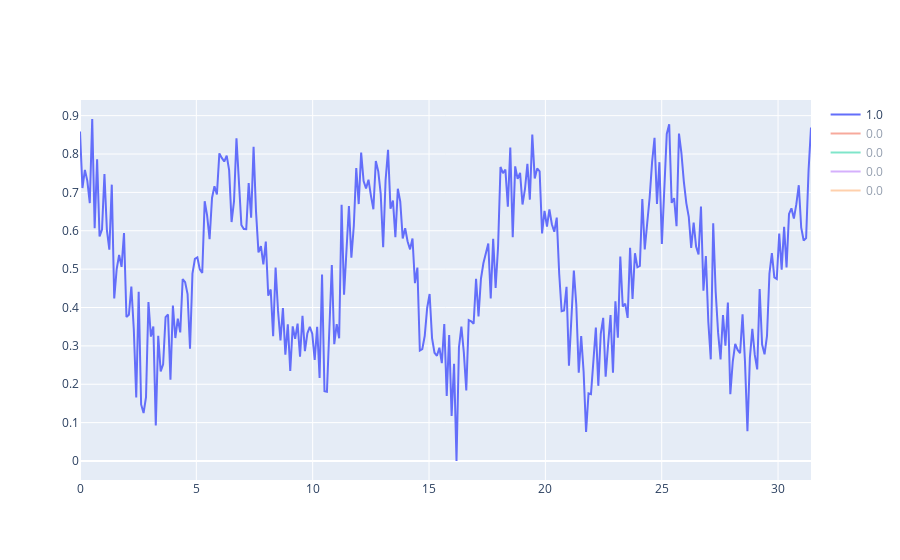

The cell this chart's notebook holds for it:
### Code cell
fig = go.Figure()

for i in range(0,5):
    fig.add_trace(go.Scatter(x=x, y=signals[i,:],
                        mode='lines',
                        name=signals[i,-1]))

fig.show()
#print(signals[1,:])

### Figure 1 — Plotly figure (JSON) as saved in the notebook; plotly's stock layout.template omitted (floating-point values rounded to 4 significant figures; data arrays with more than 128 entries replaced by an {"elided": "..."} marker saying what was removed)
{"data": [{"mode": "lines", "name": "1.0", "type": "scatter", "x": {"elided": "300 float values"}, "y": {"elided": "301 float values"}}, {"mode": "lines", "name": "0.0", "type": "scatter", "visible": "legendonly", "x": {"elided": "300 float values"}, "y": {"elided": "301 float values"}}, {"mode": "lines", "name": "0.0", "type": "scatter", "visible": "legendonly", "x": {"elided": "300 float values"}, "y": {"elided": "301 float values"}}, {"mode": "lines", "name": "0.0", "type": "scatter", "visible": "legendonly", "x": {"elided": "300 float values"}, "y": {"elided": "301 float values"}}, {"mode": "lines", "name": "0.0", "type": "scatter", "visible": "legendonly", "x": {"elided": "300 float values"}, "y": {"elided": "301 float values"}}], "layout": {"autosize": true, "xaxis": {"autorange": true, "range": [0, 31.42], "type": "linear"}, "yaxis": {"autorange": true, "range": [-0.04952, 0.9408], "type": "linear"}}}
